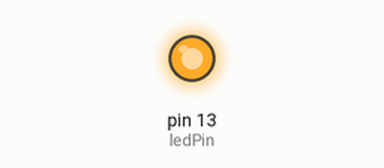
This sketch was run on a simulated Arduino Uno, built with avr-gcc and run on an emulated ATmega328P. Parts: output pins drawn as LEDs (lit = HIGH).

Above: at 2.5 s.
At 7.5 s:
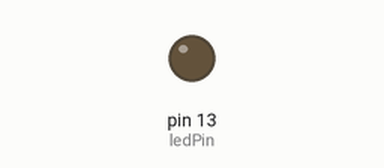
Timing chart, 0 to 13.0 s (numbered marks = the images above):
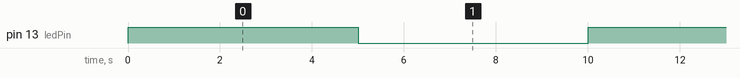

The sketch:

digitalWrite.ino
```cpp
int ledPin = 13;                 // LED connected to digital pin 13

void setup() {
  // put your setup code here, to run once:
  pinMode(ledPin, OUTPUT);      // sets the digital pin as output

}

void loop() {
  // put your main code here, to run repeatedly:
  digitalWrite(ledPin, HIGH);   // sets the LED on
  delay(5000);                  // waits for a second
  digitalWrite(ledPin, LOW);    // sets the LED off
  delay(5000);                  // waits for a second
}
```

Measured:
- by itself, pin 13 (ledPin): alternates HIGH for 5.0 s and LOW for 5.0 s
